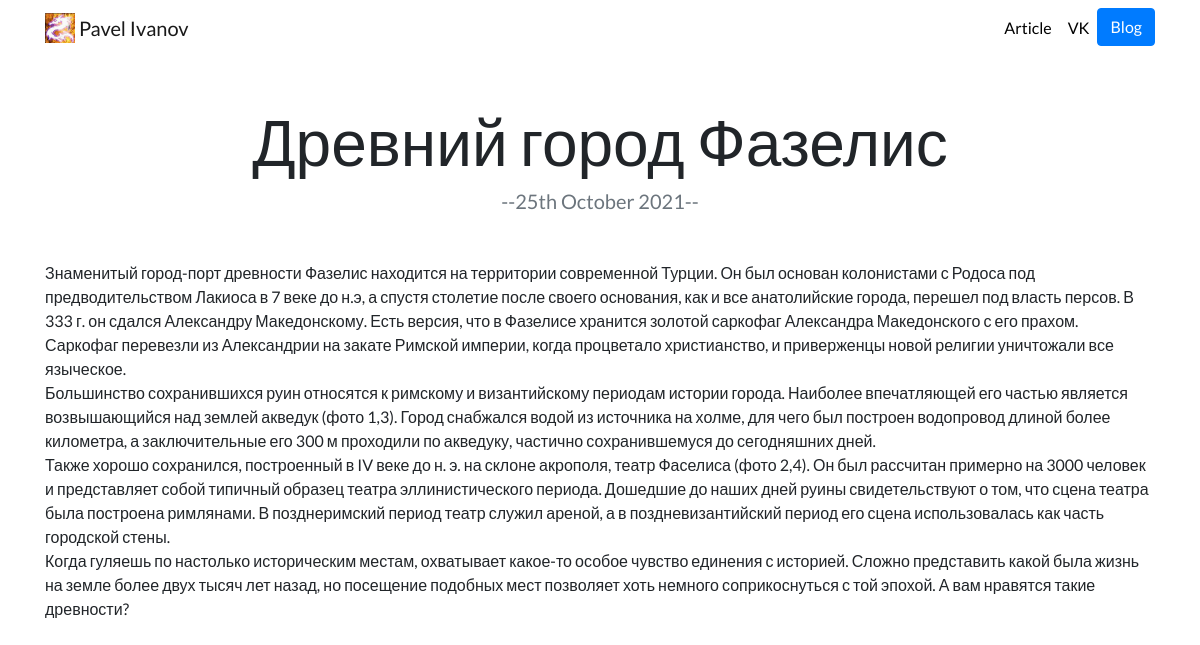
The page /blog/6/ on the database its author committed.
### blog/models.py (models this page shows, shortened)
class Blog(models.Model):
    title = models.CharField(max_length=200)
    description = models.TextField()
    date = models.DateField()

### blog/views.py (the view)
# urls.py: path('<int:blog_id>/', views.detail, name='detail'),
def detail(request, blog_id):
    blog = get_object_or_404(Blog, pk=blog_id)      # pk - primary key
    return render(request, 'blog/detail.html', {'blog': blog})

### blog/templates/blog/detail.html
{% extends 'portfolio/base.html' %}
{% load static %}
{% block content %}
    <h1 class="text-center mt-5" id="blogdetailtitle">{{ blog.title }}</h1>
    <h5 class="text-center text-muted mb-5">--{{blog.date|date:'dS F Y' }}--</h5>
    {{ blog.description|safe }}
{% endblock %}

### portfolio/static/portfolio/custom.css (style rules this page uses)
body { font-family: 'Lato', sans-serif; }
@media (min-width: 992px) { #blogdetailtitle { font-size: 4rem; } }

### rows shown on the page
Blog: title "Древний город Фазелис", date "25th October 2021", description "Знаменитый город-порт древности Фазелис находится на территории современной Турции. Он был основан колонистами с Родоса под предводительством Лакиоса в 7 веке до н.э, а спустя столетие после своего основания, как и все анатолийские города, перешел под власть персов. В 333 г. он сдался Александру Македонскому. Есть версия, что в Фазелисе хранится золотой саркофаг Александра Македонского с его прахом. Саркофаг перевезли из Александрии на закате Римской империи, когда процветало христианство, и приверженцы новой религии уничтожали все языческое. Большинство сохранившихся руин относятся к римскому и византийскому периодам истории города. Наиболее впечатляющей его частью является возвышающийся…"
